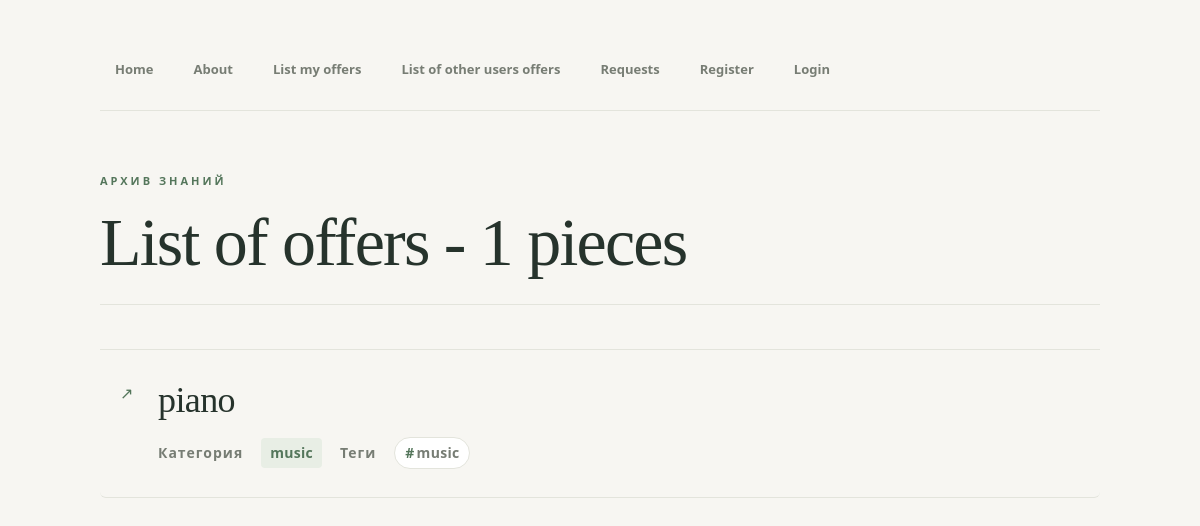
Screenshot of /offers/ with the database file from the repository.
### offers/models.py (models this page shows, shortened)
class Offer(models.Model):
    STATUS_CHOICES = [
        ('draft','Draft'),
        ('published', 'Published'),
    ]
    title = models.CharField(max_length=100)
    content = models.TextField()
    status = models.CharField(
        max_length=20,
        choices=STATUS_CHOICES,
        default='draft',
    )
    created_at = models.DateTimeField(auto_now_add = True)
    updated_at = models.DateTimeField(auto_now = True)
    category = models.ForeignKey(
    Category,
    on_delete=models.PROTECT,
    related_name = 'offers',
    verbose_name='Категория',)
    tags = models.ManyToManyField(
        Tag,
        related_name = 'offers',
        verbose_name='Теги',
    )
    author = models.ForeignKey(
        settings.AUTH_USER_MODEL ,
        on_delete = models.CASCADE,
        related_name='offers',
        verbose_name='Автор',
     )
    class Meta:
        verbose_name = 'Offer'
        verbose_name_plural = 'Offers'
        ordering = ['-created_at']

class Category(models.Model):
    name = models.CharField(max_length=100, unique = True)
    slug = models.SlugField(max_length=100, unique = True)
    class Meta:
        verbose_name = 'Category'
        verbose_name_plural = 'Categories'
        ordering = ['name']
    def __str__(self):
        return self.name

class Tag(models.Model):
        name = models.CharField(max_length=100, unique = True)
        class Meta:
            verbose_name = 'Tag'
            verbose_name_plural = 'Tag'
            ordering = ['name']
        def __str__(self):
            return self.name

### offers/views.py (the view)
# urls.py: path('', views.offers_view_list, name='offers_list'),
def offers_view_list(request: HttpRequest | None = None, source : str | None = None ) -> HttpResponse:
    if request.user.is_authenticated:
        if source == 'link_a':
            offers = Offer.objects.filter(author=request.user)
            return render(request, 'offers/offers_list.html', {'offers': offers, 'source': source})
        elif source == 'link_b':
            offers = Offer.objects.exclude(author=request.user)
            return render(request, 'offers/offers_list.html', {'offers': offers,  'source': source})
        else:
            offers = Offer.objects.filter(author=request.user)
            return render(request, 'offers/offers_list.html', {'offers': offers, 'source': source})
    else:
        if source == 'link_a':
            return HttpResponseForbidden("You must sign in to see your offers")
        else:
            offers = Offer.objects.all()
            return render(request, 'offers/offers_list.html', {'offers': offers})

### templates/offers/offers_list.html (shortened to what this page needs)
{% extends "base.html" %}
{% block content %}
{%with total=offers|length%}
<h1>List of offers - {{total}} pieces</h1>
{%endwith%}
<ul>
	{%for offer in offers%}
	<li>
		<a href ="{% url 'offers:offers_detail' offer.id %}">
			<span class="offer-title">{{ offer.title }}</span>
		</a>
		<div class="offer-meta">
			<span class="meta-label">Категория</span>
			{% if offer.category == "backend" %}
			<span class="meta-badge">{{ offer.category }}</span>
			{% elif offer.category == "devops" %}
			<span class="meta-badge">{{ offer.category }}</span>
			{% else %}
			<span class="meta-badge">{{ offer.category }}</span>
			{% endif %}
			<span class="meta-label">Теги</span>
			{% for tag in offer.tags.all %}
			<span class="tag-chip">{{ tag }}</span>
			{% endfor %}
		</div>
	</li>
		{% empty %}
	<li class="empty-message">Список предложений пуст</li>
{% endfor %}
</ul>
{% endblock %}

### static/css/style.css (style rules this page uses)
:root { --color-bg: #f7f6f2; --color-surface: #ffffff; --color-text: #26332c; --color-muted: #777d74; --color-border: #e3e4dc; --color-accent: #54765b; --color-accent-light: #e8eee5; --color-danger: #a44c43; --font-body: "Segoe UI", Arial, sans-serif; --font-heading: Georgia, "Times New Roman", serif; --radius-sm: 6px; --radius-md: 12px; --radius-lg: 18px; --shadow-sm: 0 2px 8px rgba(38, 51, 44, 0.04); --shadow-md: 0 8px 24px rgba(38, 51, 44, 0.07); --transition: 0.2s ease; }
* { box-sizing: border-box; }
html { scroll-behavior: smooth; }
body { margin: 0; min-height: 100vh; padding: 48px 7vw 80px; overflow-x: hidden; background: var(--color-bg); color: var(--color-text); font-family: var(--font-body); font-size: 16px; line-height: 1.7; -webkit-font-smoothing: antialiased; }
h1 { max-width: 1000px; margin: 0 auto 40px; padding: 0 0 24px; border-bottom: 1px solid var(--color-border); color: var(--color-text); font-family: var(--font-heading); font-size: clamp(38px, 6vw, 68px); font-weight: 500; line-height: 1.1; letter-spacing: -1.8px; overflow-wrap: anywhere; }
h1::before { content: "АРХИВ ЗНАНИЙ"; display: block; margin-bottom: 18px; color: var(--color-accent); font-family: var(--font-body); font-size: 11px; font-weight: 700; letter-spacing: 3px; }
a { color: var(--color-accent); font-weight: 600; text-decoration: none; transition: color var(--transition); }
ul { max-width: 1000px; margin: 44px auto 0; padding: 0; border-top: 1px solid var(--color-border); list-style: none; }
li { position: relative; margin: 0; padding: 28px 30px 28px 58px; border-bottom: 1px solid var(--color-border); border-radius: var(--radius-sm); transition: background var(--transition), padding-left var(--transition); }
li::before { content: "↗"; position: absolute; top: 30px; left: 20px; color: var(--color-accent); font-size: 16px; transition: transform var(--transition); }
.offer-title { display: inline-block; color: var(--color-text); font-family: var(--font-heading); font-size: clamp(24px, 3.5vw, 36px); font-weight: 500; line-height: 1.25; letter-spacing: -0.6px; overflow-wrap: anywhere; transition: color var(--transition); }
.offer-meta { display: flex; flex-wrap: wrap; align-items: center; gap: 8px 18px; max-width: 1000px; margin: 18px auto; color: var(--color-muted); font-size: 14px; line-height: 1.6; letter-spacing: 0.3px; }
li .offer-meta { margin: 14px 0 0; }
.meta-label { color: var(--color-muted); font-weight: 700; letter-spacing: 1px; }
.meta-badge, small { display: inline-block; margin: 0; padding: 4px 9px; border-radius: 4px; background: var(--color-accent-light); color: var(--color-accent); font-weight: 600; letter-spacing: 0.3px; }
.tag-chip { display: inline-block; padding: 4px 10px; border: 1px solid var(--color-border); border-radius: 20px; background: var(--color-surface); color: var(--color-muted); font-weight: 600; transition: background var(--transition), color var(--transition), border-color var(--transition); }
.tag-chip::before { content: "#"; margin-right: 2px; color: var(--color-accent); }

### rows the page displays
Offer: title "piano", category "music"
Tag: name "music"

### other values shown
{{ total }} "1"
